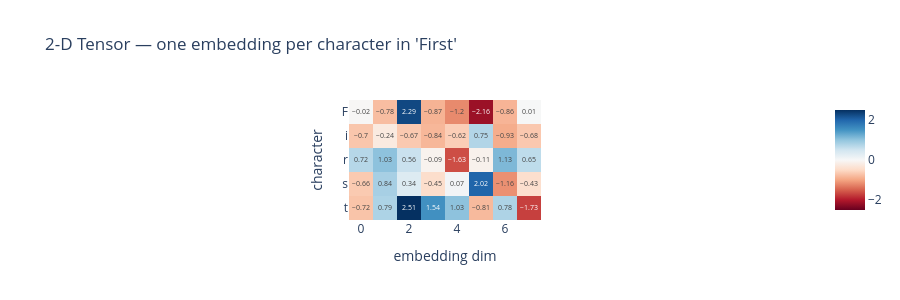

Notebook source saved alongside this figure:
### Markdown cell above
## Visualising each dimension

### Code cell
import plotly.express as px

chars = list("First")

# 1-D: just print it — a sequence of token IDs is not a chart, it's a mapping
print("Token IDs for 'First':")
for char, tid in zip(chars, sequence.tolist()):
    print(f"  '{char}' -> {tid}")

# 2-D: one sequence as a heatmap — rows are tokens, cols are embedding dims
fig = px.imshow(
    embedding_matrix.numpy(),
    text_auto=True,
    color_continuous_scale="RdBu",
    color_continuous_midpoint=0,
    labels={"x": "embedding dim", "y": "character"},
    title="2-D Tensor — one embedding per character in 'First'",
)
fig.update_yaxes(tickvals=list(range(5)), ticktext=chars)
fig.update_layout(height=300)
fig.show()

### Figure 1 — Plotly figure (JSON) as saved in the notebook; plotly's stock layout.template omitted (floating-point values rounded to 4 significant figures)
{"data": [{"coloraxis": "coloraxis", "hovertemplate": "embedding dim: %{x}<br>character: %{y}<br>color: %{z}<extra></extra>", "name": "0", "texttemplate": "%{z}", "type": "heatmap", "xaxis": "x", "yaxis": "y", "z": [[-0.02, -0.78, 2.29, -0.87, -1.2, -2.16, -0.86, 0.01], [-0.7, -0.24, -0.67, -0.84, -0.62, 0.75, -0.93, -0.68], [0.72, 1.03, 0.56, -0.09, -1.63, -0.11, 1.13, 0.65], [-0.66, 0.84, 0.34, -0.45, 0.07, 2.02, -1.16, -0.43], [-0.72, 0.79, 2.51, 1.54, 1.03, -0.81, 0.78, -1.73]]}], "layout": {"coloraxis": {"cmid": 0, "colorscale": [[0, "rgb(103,0,31)"], [0.1, "rgb(178,24,43)"], [0.2, "rgb(214,96,77)"], [0.3, "rgb(244,165,130)"], [0.4, "rgb(253,219,199)"], [0.5, "rgb(247,247,247)"], [0.6, "rgb(209,229,240)"], [0.7, "rgb(146,197,222)"], [0.8, "rgb(67,147,195)"], [0.9, "rgb(33,102,172)"], [1, "rgb(5,48,97)"]]}, "height": 300, "title": {"text": "2-D Tensor — one embedding per character in 'First'"}, "xaxis": {"anchor": "y", "constrain": "domain", "domain": [0, 1], "scaleanchor": "y", "title": {"text": "embedding dim"}}, "yaxis": {"anchor": "x", "autorange": "reversed", "constrain": "domain", "domain": [0, 1], "ticktext": ["F", "i", "r", "s", "t"], "tickvals": [0, 1, 2, 3, 4], "title": {"text": "character"}}}}
